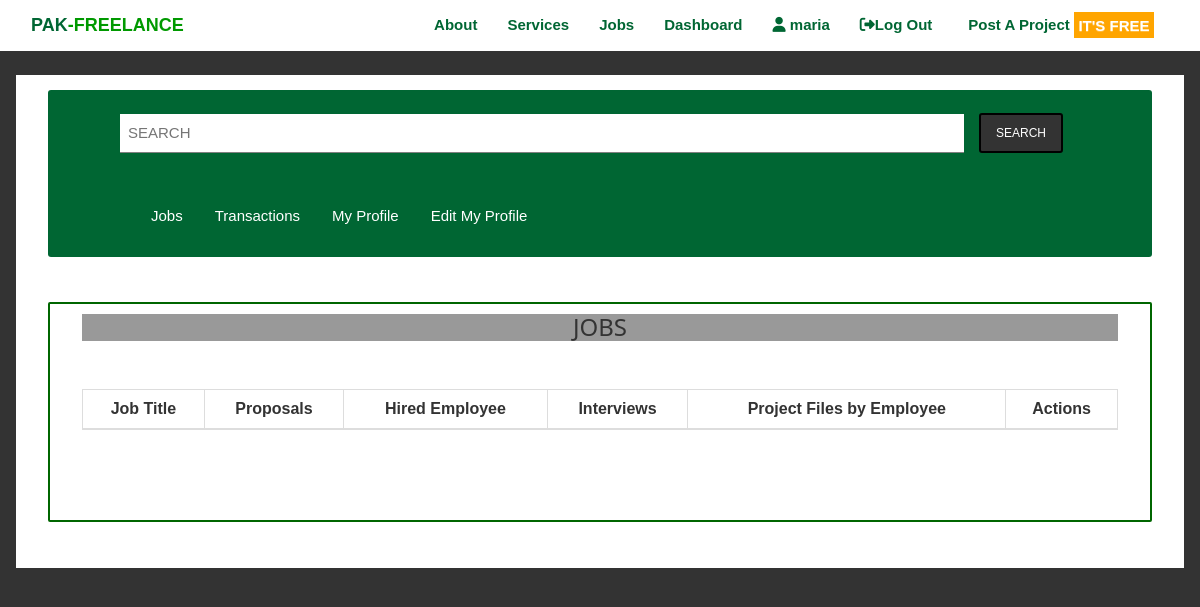
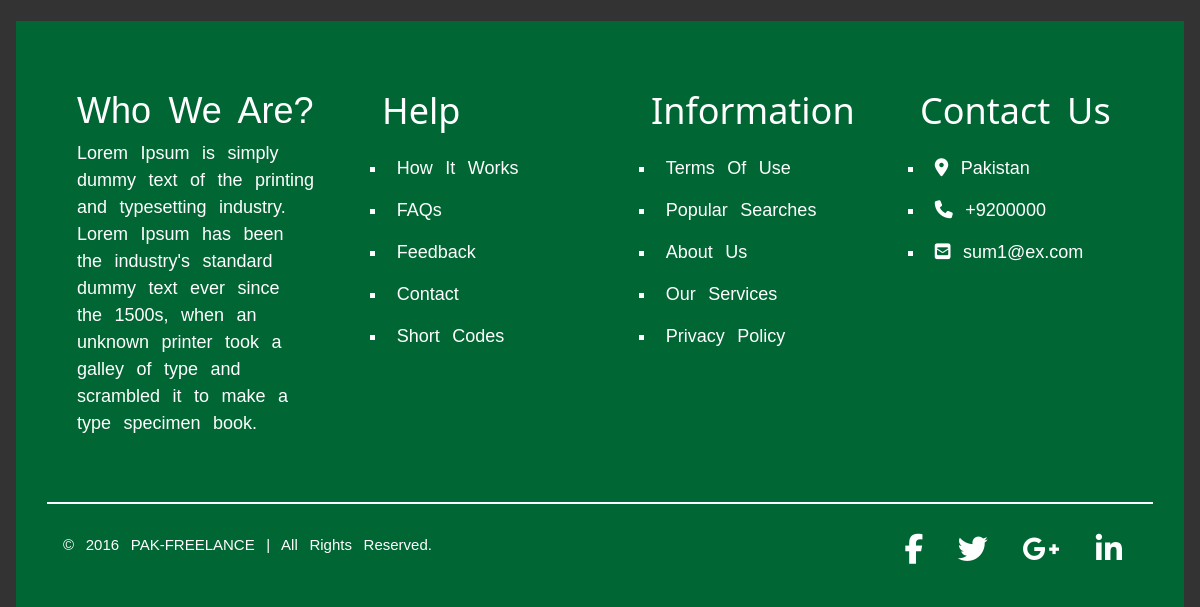
Page /views/client-dashboard-jobs.php (signed in) on the earlier database version (2 pictures, top to bottom).
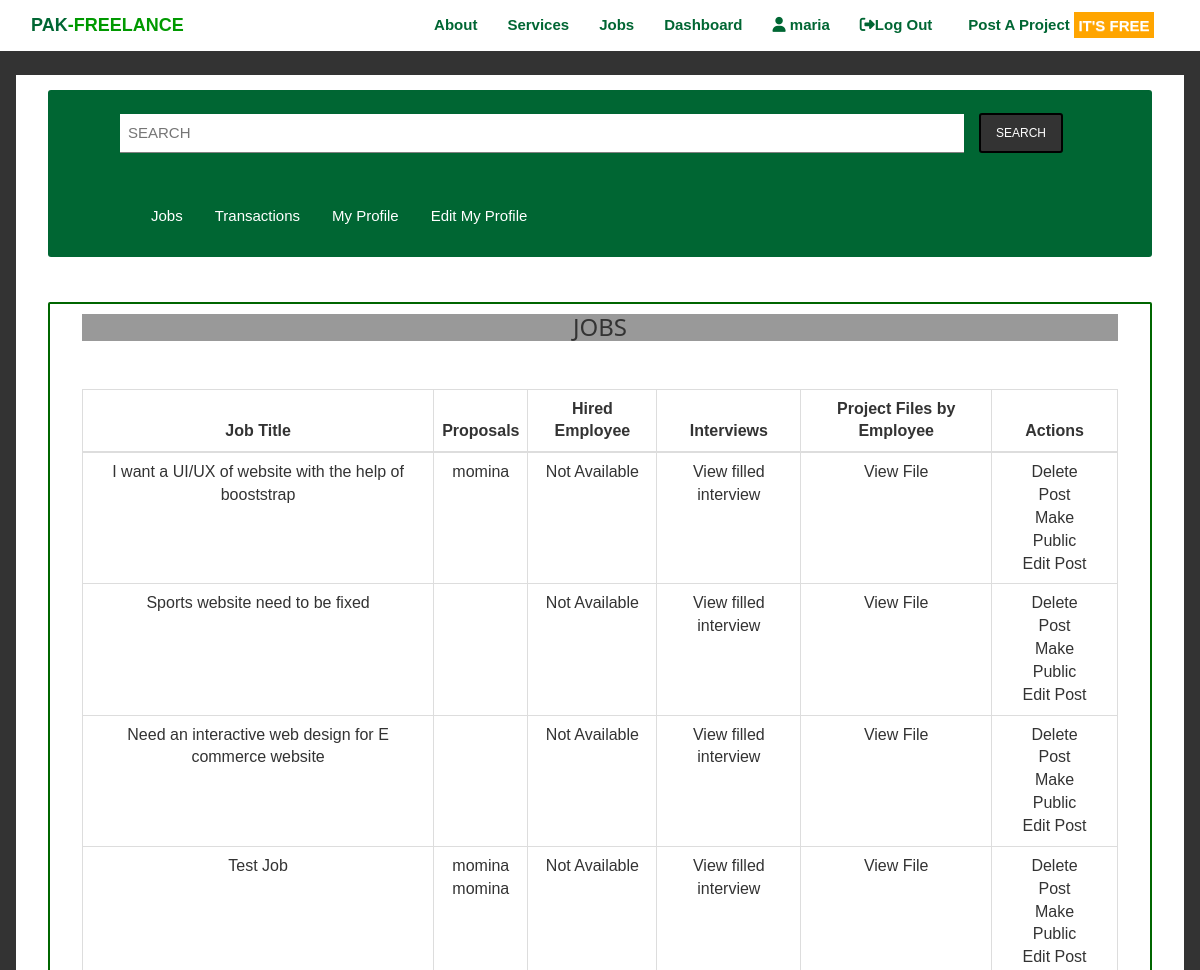
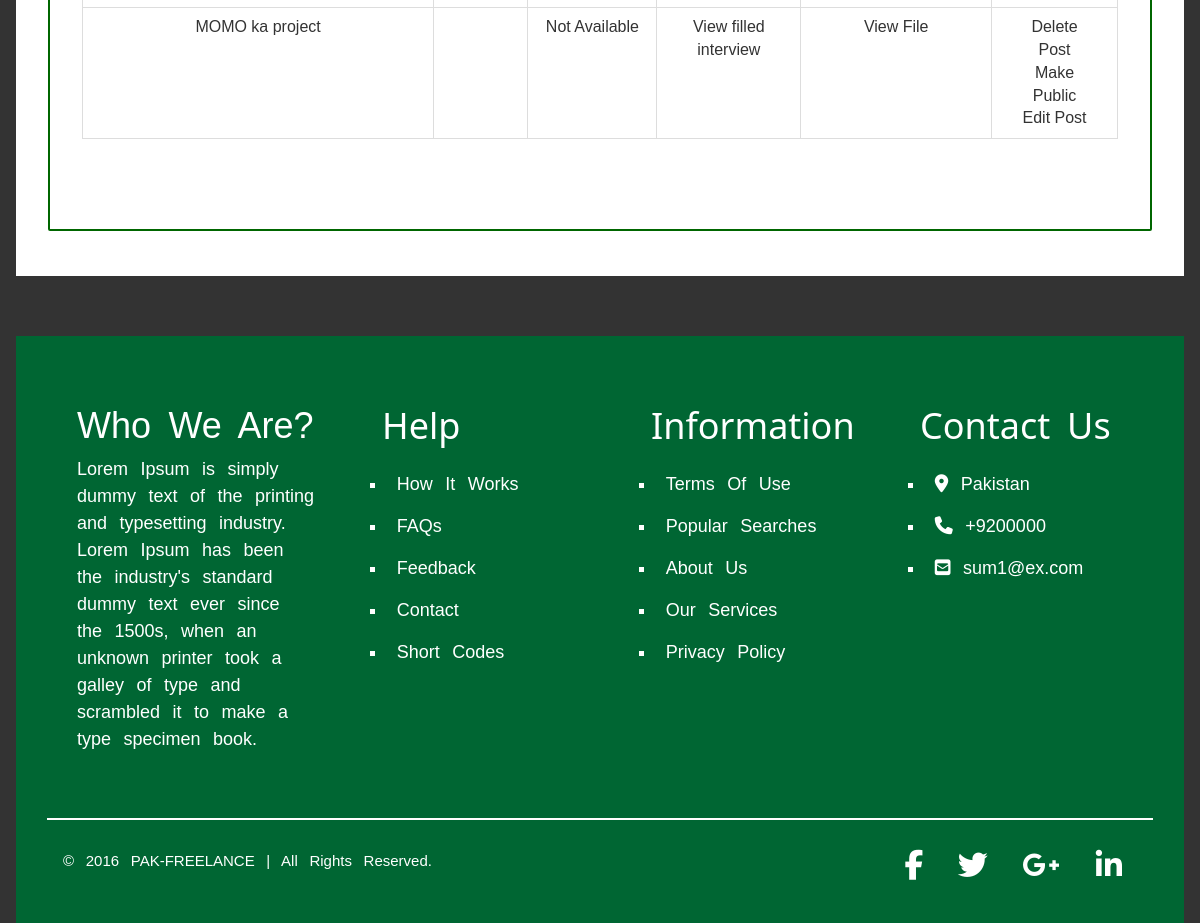
Same page on the later database version (2 pictures, top to bottom).
### tables this page shows
CREATE TABLE `jobs` (
  `id` int(20) NOT NULL,
  `user_id` int(11) NOT NULL,
  `title` text,
  `catagory` int(20) NOT NULL,
  `skills` text,
  `price_from` int(20) DEFAULT NULL,
  `price_to` int(20) DEFAULT NULL,
  `description` text,
  `career_level` varchar(255) DEFAULT NULL,
  `payment_method` enum('fixed','hourly') NOT NULL,
  `duration` varchar(500) NOT NULL,
  `commitment` varchar(500) NOT NULL,
  `is_deleted` tinyint(1) DEFAULT NULL,
  `status` enum('active','inactive') DEFAULT NULL
);

CREATE TABLE `job_application` (
  `id` int(11) NOT NULL,
  `job_id` int(11) NOT NULL,
  `user_id` int(11) NOT NULL,
  `name_job` text NOT NULL,
  `milestone` text NOT NULL,
  `price` int(11) NOT NULL,
  `description` text NOT NULL,
  `card_number` varchar(255) NOT NULL
);

CREATE TABLE `users` (
  `id` int(11) NOT NULL,
  `full_name` varchar(300) NOT NULL,
  `user_type` enum('client','employee') NOT NULL,
  `email` varchar(300) NOT NULL,
  `password` varchar(300) NOT NULL,
  `description` text NOT NULL,
  `skills` text NOT NULL,
  `company` text NOT NULL,
  `cnic` varchar(500) DEFAULT NULL,
  `credit_card` varchar(500) DEFAULT NULL,
  `phone` varchar(500) DEFAULT NULL,
  `status` enum('inactive','active') NOT NULL DEFAULT 'active',
  `is_deleted` tinyint(1) UNSIGNED ZEROFILL NOT NULL
);

### views/client-dashboard-jobs.php (the view, shortened to what the changed rows need)
<?PHP
include("header.php"); ?>
    <html xmlns="http://www.w3.org/1999/html">
    <body style="background-color: #333;">
    <section class="w3-container" style="background-color:white !important; margin-top:5em; padding-bottom:3em;">
        <div class="w3-container">
            <div style=" border:2px solid #060; border-radius:2px; margin-left:0em; margin-top:3em; width:100%; padding-bottom:1em;"
                 class="w3-container">
                <ul style="list-style-type:none !important; padding-bottom:3em;" class="w3-container">
                    <li>
                        <div>
                            <center>
                                <table class="table table-bordered" style="margin-top:3em;">
                                    <thead>
                                    <tr>
                                        <th class="text-center">Job Title</th>
                                        <th class="text-center">Proposals</th>
                                        <th class="text-center">Hired Employee</th>
                                        <th class="text-center">Interviews</th>
                                        <th class="text-center">Project Files by Employee</th>
                                        <th class="text-center">Actions</th>
                                    </tr>
                                    </thead>
                                    <tbody>
                                    <?php
                                    $haveLoggedInUserID = $_SESSION['USER_ID'];
                                    $haveJobsQuery = $conn->query("SELECT * FROM `jobs` WHERE user_id =$haveLoggedInUserID");
                                    while ($haveJobsDataArray = $haveJobsQuery->fetch_array()) {
                                        ?>
                                        <tr>
                                            <td class="text-center"><?php echo $haveJobsDataArray['title']; ?></td>
                                            <?php
                                            $haveJobID = $haveJobsDataArray['id'];
                                            $haveJobAppllicationQuery = $conn->query("SELECT * FROM `job_application` WHERE job_id =$haveJobID");
                                            ?>
                                            <td class="text-center">
                                                <?php while ($haveJobApplicationProposalArray = $haveJobAppllicationQuery->fetch_array()) {
                                                    $haveApplicantUSerId  =  $haveJobApplicationProposalArray['user_id'];
                                                    $haveJobApplicantNameQuery = $conn->query("SELECT * FROM `users` WHERE id=$haveApplicantUSerId");
                                                    $haveJobApplicantname =  $haveJobApplicantNameQuery->fetch_array();
                                                    ?>
                                                    <span><a href="application-from-employee.php?application_id=<?php echo $haveJobApplicationProposalArray['id']; ?>&emp_name= <?php echo $haveJobApplicantname['full_name']?>&job_name=<?php echo $haveJobsDataArray['title'];?>"
                                                             class="M-Universal-Link"><?php echo $haveJobApplicantname['full_name'] ?></a></span>
                                                    <br>
                                                <?php } ?>
                                            </td>
                                            <td class="text-center"><a href=" Employee Profile.php"
                                                                       class="M-Universal-Link">Not Available</a></td>
                                            <td class="text-center"><a href="interview-client-answered.php"
                                                                       class="M-Universal-Link">View filled
                                                    interview</a>
                                            </td>
                                            <td class="text-center"><a href="project-file-for-client.php"
                                                                       class="M-Universal-Link">View File</a></td>
                                            <td class="text-center">
                                                <div>
                                                    <span class="col-sm-12 text-center"><a class="M-Universal-Link" href="../process/JobsContoller.php?jobAction=DeleteJOB&job_id=<?php echo $haveJobID; ?>">Delete Post</a></span>
                                                </div>
                                                <br>
                                                <div>
                                                    <span class="col-sm-12 text-center"><a class="M-Universal-Link">Make Public</a></span>
                                                </div>
                                                <div>
                                                    <span class="col-sm-12 text-center"><a class="M-Universal-Link"> Edit Post </a></span>
                                                </div>
                                            </td>
                                        </tr>
                                    <?php } ?>
                                    </tbody>
                                </table>
                            </center>
                        </div>
                    </li>
                </ul>
            </div>
        </div>
    </section>
    </body>
    </html>
<?php
include("footer.php");
?>

Differences in the rows shown:
now on this page (row edited): jobs: title "I want a UI/UX of website with the help of booststrap"
added job_application: user.full_name "momina", shown under "I want a UI/UX of website with the help of booststrap"
now on this page (row edited): jobs: title "Sports website need to be fixed"
now on this page (row edited): jobs: title "Need an interactive web design for E commerce website"
added jobs: title "Test Job"
added job_application: user.full_name "momina", shown under "Test Job"
added job_application: user.full_name "momina", shown under "Test Job"
added jobs: title "MOMO ka project"
